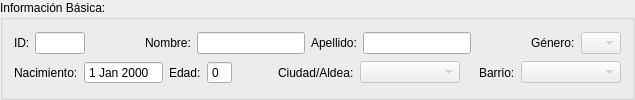
             <widget class="QGroupBox" name="tab1_BasicInfo">
              <property name="title">
               <string>Información Básica:</string>
              </property>
              <layout class="QVBoxLayout" name="verticalLayout_6">
               <item>
                <layout class="QHBoxLayout" name="horizontalLayout_19">
                 <item>
                  <layout class="QHBoxLayout" name="horizontalLayout_20">
                   <item>
                    <widget class="QLabel" name="label_12">
                     <property name="maximumSize">
                      <size>
                       <width>15</width>
                       <height>16777215</height>
                      </size>
                     </property>
                     <property name="text">
                      <string>ID:</string>
                     </property>
                    </widget>
                   </item>
                   <item>
                    <widget class="QLineEdit" name="tab1_BasicInfo_ID">
                     <property name="sizePolicy">
                      <sizepolicy hsizetype="Fixed" vsizetype="Fixed">
                       <horstretch>0</horstretch>
                       <verstretch>0</verstretch>
                      </sizepolicy>
                     </property>
                     <property name="maximumSize">
                      <size>
                       <width>50</width>
                       <height>16777215</height>
                      </size>
                     </property>
                     <property name="toolTip">
                      <string>&lt;html&gt;&lt;head/&gt;&lt;body&gt;&lt;p&gt;Ingrese el ID de cuatro dígitos del ahijado.&lt;/p&gt;&lt;p&gt;Ejemplo: A123&lt;/p&gt;&lt;/body&gt;&lt;/html&gt;</string>
                     </property>
                     <property name="text">
                      <string/>
                     </property>
                     <property name="readOnly">
                      <bool>true</bool>
                     </property>
                    </widget>
                   </item>
                  </layout>
                 </item>
                 <item>
                  <spacer name="horizontalSpacer_16">
                   <property name="orientation">
                    <enum>Qt::Horizontal</enum>
                   </property>
                   <property name="sizeHint" stdset="0">
                    <size>
                     <width>40</width>
                     <height>20</height>
                    </size>
                   </property>
                  </spacer>
                 </item>
                 <item>
                  <layout class="QHBoxLayout" name="horizontalLayout_21">
                   <item>
                    <widget class="QLabel" name="label_13">
                     <property name="text">
                      <string>Nombre:</string>
                     </property>
                    </widget>
                   </item>
                   <item>
                    <widget class="QLineEdit" name="tab1_BasicInfo_Name">
                     <property name="toolTip">
                      <string>&lt;html&gt;&lt;head/&gt;&lt;body&gt;&lt;p&gt;Ingrese el nombre del ahijado.&lt;/p&gt;&lt;/body&gt;&lt;/html&gt;</string>
                     </property>
                     <property name="readOnly">
                      <bool>true</bool>
                     </property>
                    </widget>
                   </item>
                  </layout>
                 </item>
                 <item>
                  <layout class="QHBoxLayout" name="horizontalLayout_22">
                   <item>
                    <widget class="QLabel" name="label_14">
                     <property name="text">
                      <string>Apellido:</string>
                     </property>
                    </widget>
                   </item>
                   <item>
                    <widget class="QLineEdit" name="tab1_BasicInfo_Surname">
                     <property name="toolTip">
                      <string>&lt;html&gt;&lt;head/&gt;&lt;body&gt;&lt;p&gt;Ingrese el apellido del ahijado.&lt;/p&gt;&lt;/body&gt;&lt;/html&gt;</string>
                     </property>
                     <property name="readOnly">
                      <bool>true</bool>
                     </property>
                    </widget>
                   </item>
                  </layout>
                 </item>
                 <item>
                  <spacer name="horizontalSpacer_35">
                   <property name="orientation">
                    <enum>Qt::Horizontal</enum>
                   </property>
                   <property name="sizeHint" stdset="0">
                    <size>
                     <width>40</width>
                     <height>20</height>
                    </size>
                   </property>
                  </spacer>
                 </item>
                 <item>
                  <layout class="QHBoxLayout" name="horizontalLayout_55" stretch="0,0">
                   <property name="rightMargin">
                    <number>0</number>
                   </property>
                   <item>
                    <widget class="QLabel" name="label_11">
                     <property name="text">
                      <string>Género:</string>
                     </property>
                    </widget>
                   </item>
                   <item>
                    <widget class="QComboBox" name="tab1_BasicInfo_Gender">
                     <property name="enabled">
                      <bool>false</bool>
                     </property>
                     <property name="sizePolicy">
                      <sizepolicy hsizetype="Preferred" vsizetype="Fixed">
                       <horstretch>40</horstretch>
                       <verstretch>0</verstretch>
                      </sizepolicy>
                     </property>
                     <property name="minimumSize">
                      <size>
                       <width>0</width>
                       <height>0</height>
                      </size>
                     </property>
                     <property name="maximumSize">
                      <size>
                       <width>40</width>
                       <height>16777215</height>
                      </size>
                     </property>
                    </widget>
                   </item>
                  </layout>
                 </item>
                </layout>
               </item>
               <item>
                <layout class="QHBoxLayout" name="horizontalLayout_56">
                 <item>
                  <layout class="QHBoxLayout" name="horizontalLayout_23">
                   <item>
                    <widget class="QLabel" name="label_15">
                     <property name="text">
                      <string>Nacimiento:</string>
                     </property>
                    </widget>
                   </item>
                   <item>
                    <widget class="QDateEdit" name="tab1_BasicInfo_Date">
                     <property name="sizePolicy">
                      <sizepolicy hsizetype="Expanding" vsizetype="Fixed">
                       <horstretch>0</horstretch>
                       <verstretch>0</verstretch>
                      </sizepolicy>
                     </property>
                     <property name="toolTip">
                      <string>&lt;html&gt;&lt;head/&gt;&lt;body&gt;&lt;p&gt;Ingrese la fecha de nacimiento del ahijado.&lt;/p&gt;&lt;p&gt;Ejemplo: 20/01/1999&lt;/p&gt;&lt;/body&gt;&lt;/html&gt;</string>
                     </property>
                     <property name="readOnly">
                      <bool>true</bool>
                     </property>
                     <property name="buttonSymbols">
                      <enum>QAbstractSpinBox::NoButtons</enum>
                     </property>
                    </widget>
                   </item>
                  </layout>
                 </item>
                 <item>
                  <layout class="QHBoxLayout" name="horizontalLayout_24">
                   <item>
                    <widget class="QLabel" name="label_21">
                     <property name="text">
                      <string>Edad:</string>
                     </property>
                    </widget>
                   </item>
                   <item>
                    <widget class="QSpinBox" name="tab1_BasicInfo_Age">
                     <property name="maximumSize">
                      <size>
                       <width>30</width>
                       <height>16777215</height>
                      </size>
                     </property>
                     <property name="buttonSymbols">
                      <enum>QAbstractSpinBox::NoButtons</enum>
                     </property>
                    </widget>
                   </item>
                  </layout>
                 </item>
                 <item>
                  <spacer name="horizontalSpacer_36">
                   <property name="orientation">
                    <enum>Qt::Horizontal</enum>
                   </property>
                   <property name="sizeHint" stdset="0">
                    <size>
                     <width>40</width>
                     <height>20</height>
                    </size>
                   </property>
                  </spacer>
                 </item>
                 <item>
                  <layout class="QHBoxLayout" name="horizontalLayout_25">
                   <item>
                    <widget class="QLabel" name="label_16">
                     <property name="text">
                      <string>Ciudad/Aldea:</string>
                     </property>
                    </widget>
                   </item>
                   <item>
                    <widget class="QComboBox" name="tab1_BasicInfo_City">
                     <property name="enabled">
                      <bool>false</bool>
                     </property>
                     <property name="sizePolicy">
                      <sizepolicy hsizetype="Expanding" vsizetype="Fixed">
                       <horstretch>0</horstretch>
                       <verstretch>0</verstretch>
                      </sizepolicy>
                     </property>
                     <property name="minimumSize">
                      <size>
                       <width>100</width>
                       <height>0</height>
                      </size>
                     </property>
                     <property name="toolTip">
                      <string>&lt;html&gt;&lt;head/&gt;&lt;body&gt;&lt;p&gt;Seleccione la ciudad o aldea del ahijado.&lt;/p&gt;&lt;/body&gt;&lt;/html&gt;</string>
                     </property>
                     <property name="editable">
                      <bool>false</bool>
                     </property>
                     <property name="currentText">
                      <string/>
                     </property>
                     <property name="currentIndex">
                      <number>-1</number>
                     </property>
                    </widget>
                   </item>
                  </layout>
                 </item>
                 <item>
                  <spacer name="horizontalSpacer_15">
                   <property name="orientation">
                    <enum>Qt::Horizontal</enum>
                   </property>
                   <property name="sizeHint" stdset="0">
                    <size>
                     <width>13</width>
                     <height>17</height>
                    </size>
                   </property>
                  </spacer>
                 </item>
                 <item>
                  <layout class="QHBoxLayout" name="horizontalLayout_26">
                   <item>
                    <widget class="QLabel" name="label_17">
                     <property name="text">
                      <string>Barrio:</string>
                     </property>
                    </widget>
                   </item>
                   <item>
                    <widget class="QComboBox" name="tab1_BasicInfo_Neighborhood">
                     <property name="enabled">
                      <bool>false</bool>
                     </property>
                     <property name="sizePolicy">
                      <sizepolicy hsizetype="Expanding" vsizetype="Fixed">
                       <horstretch>40</horstretch>
                       <verstretch>0</verstretch>
                      </sizepolicy>
                     </property>
                     <property name="minimumSize">
                      <size>
                       <width>100</width>
                       <height>0</height>
                      </size>
                     </property>
                     <property name="toolTip">
                      <string>&lt;html&gt;&lt;head/&gt;&lt;body&gt;&lt;p&gt;Seleccione el barrio del ahijado.&lt;/p&gt;&lt;/body&gt;&lt;/html&gt;</string>
                     </property>
                     <property name="editable">
                      <bool>false</bool>
                     </property>
                    </widget>
                   </item>
                  </layout>
                 </item>
                </layout>
               </item>
              </layout>
             </widget>
